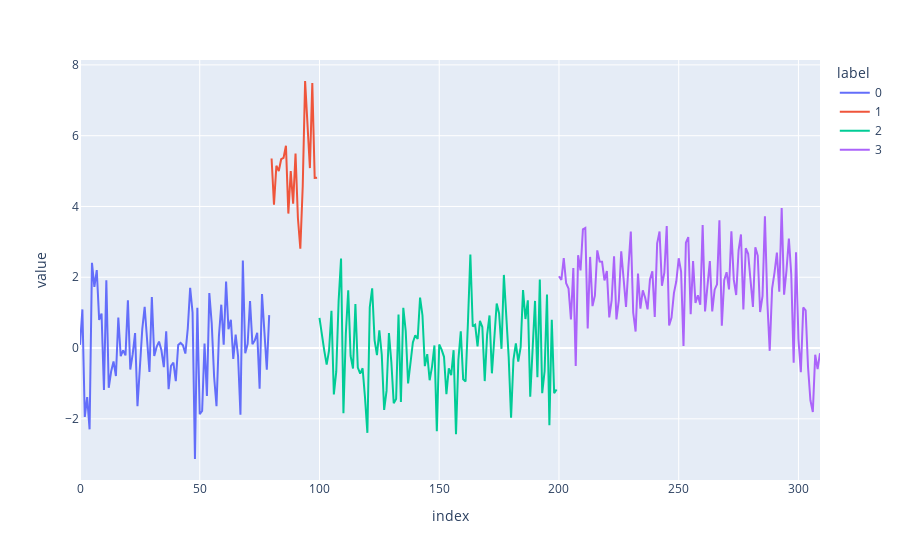

Notebook code cell kept with this figure:
### Code cell
plot_df = df.copy()
plot_df["label"] = labels
px.line(plot_df, color="label")
